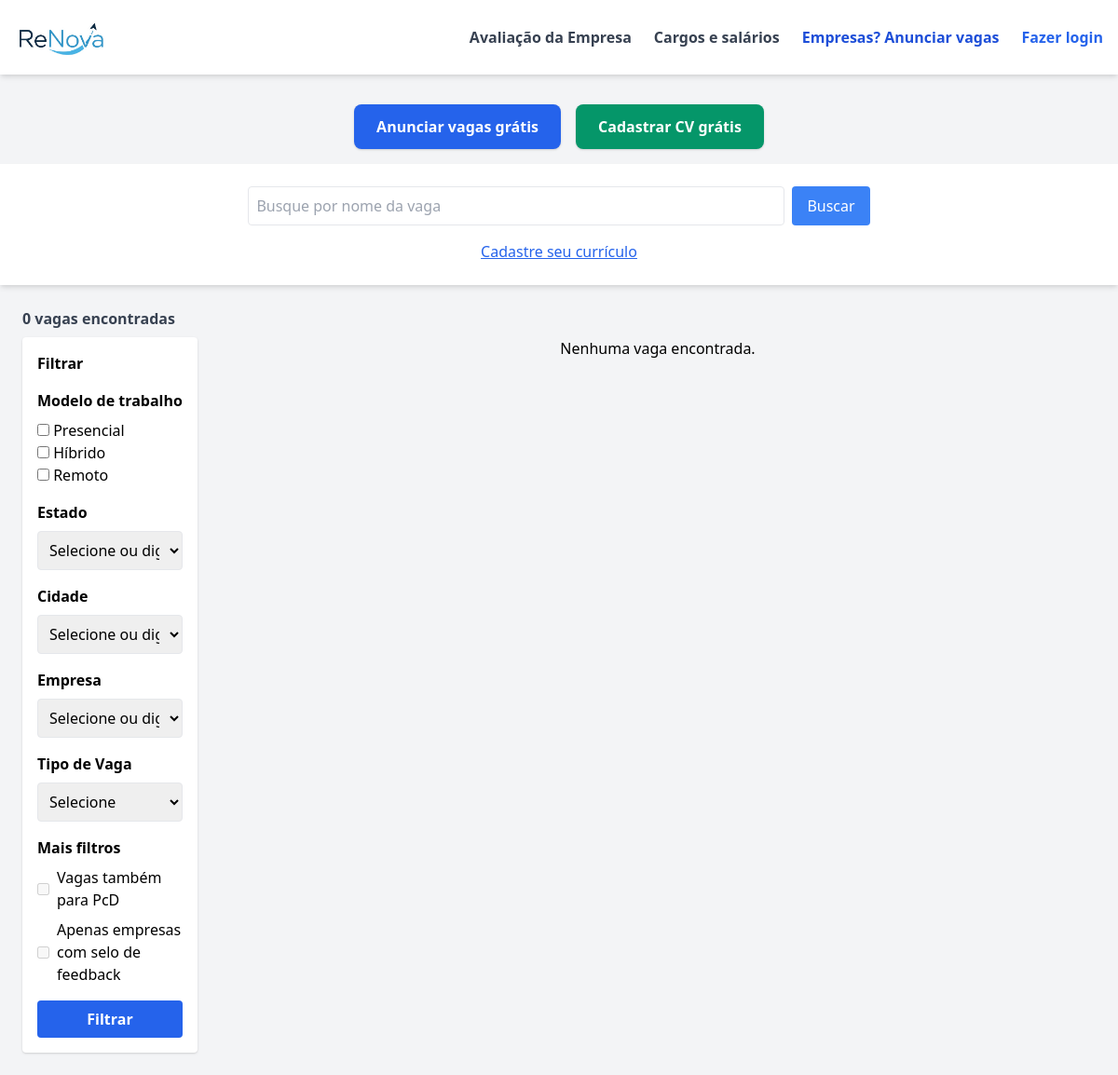
Before: / with the older database file.
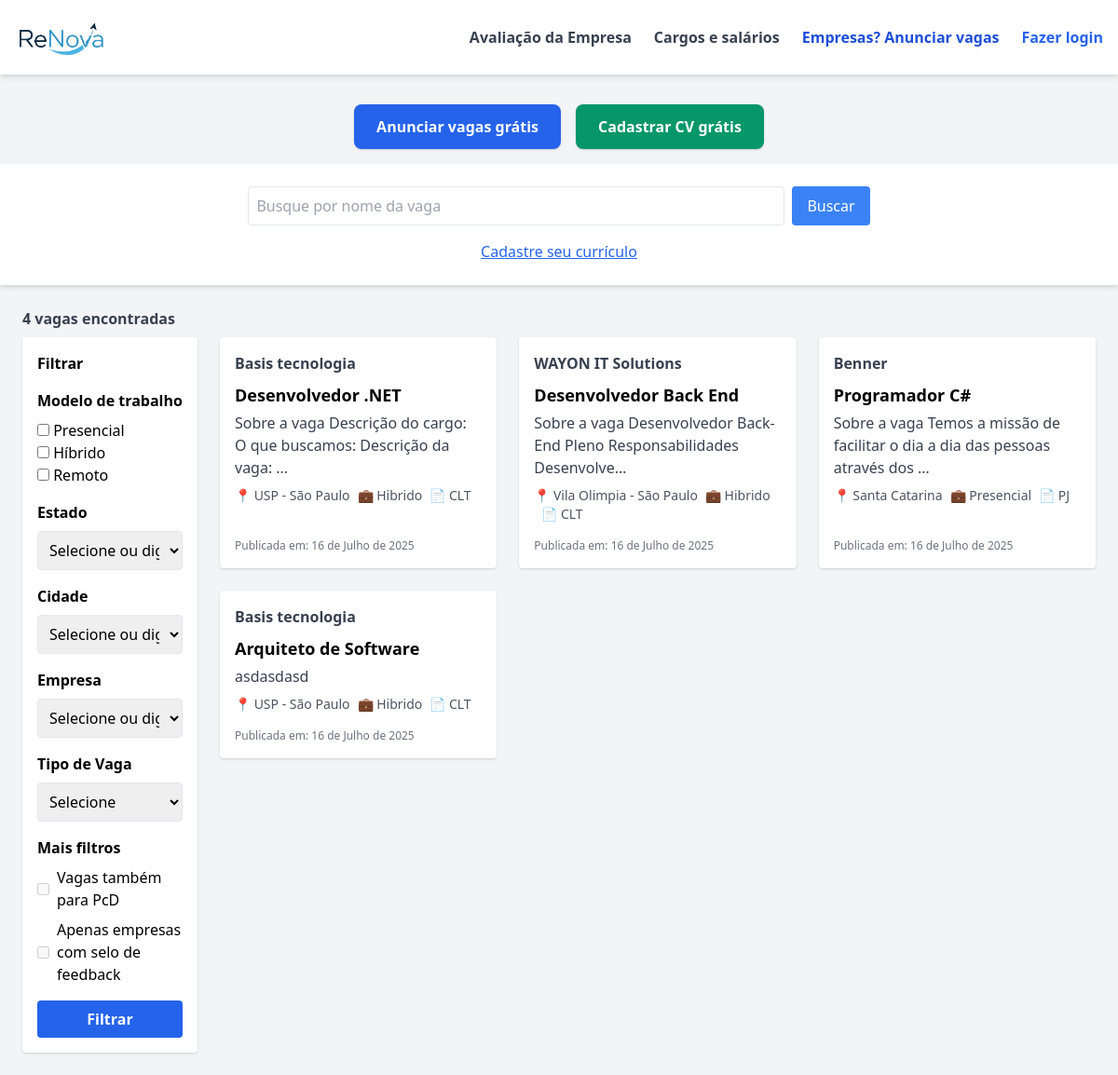
After: the same page with the newer database file.
### core/models.py (models this page shows, shortened)
class Vaga(models.Model):
    MODALIDADE_CHOICES = [
        ("Hibrido", "Híbrido"),
        ("Home Office", "Home Office"),
        ("Presencial", "Presencial"),
    ]
    CONTRATO_CHOICES = [
        ("CLT", "CLT"),
        ("Pessoa Juridica", "Pessoa Jurídica"),
    ]
    EXPERIENCIA_CHOICES = [
        ("Junior", "Júnior"),
        ("Pleno", "Pleno"),
        ("Senior", "Sênior"),
    ]
    empresa = models.ForeignKey(Empresa, on_delete=models.CASCADE, verbose_name="Empresa")
    titulo = models.CharField(max_length=255, verbose_name="Título")
    descricao = models.TextField(verbose_name="Descrição")
    requisitos = models.TextField(blank=True, null=True, verbose_name="Requisitos")
    link_aplicacao = models.URLField(blank=True, null=True, verbose_name="Link para candidatura")
    data_publicacao = models.DateField(auto_now_add=True, verbose_name="Data de publicação")
    localidade = models.CharField(max_length=100, blank=True, null=True, verbose_name="Localidade")
    modalidade = models.CharField(max_length=20, choices=MODALIDADE_CHOICES, verbose_name="Modalidade")
    tipo_contrato = models.CharField(max_length=20, choices=CONTRATO_CHOICES, verbose_name="Tipo de Contrato")
    experiencia = models.CharField(max_length=10, choices=EXPERIENCIA_CHOICES, verbose_name="Experiência", default="Junior")
    class Meta:
        verbose_name = "Vaga"
        verbose_name_plural = "Vagas"

class Empresa(models.Model):
    nome = models.CharField(max_length=255, verbose_name="Nome")
    endereco = models.CharField(max_length=255, verbose_name="Endereço")
    cidade = models.CharField(max_length=100, verbose_name="Cidade")
    estado = models.CharField(max_length=50, verbose_name="Estado")
    latitude = models.FloatField(blank=True, null=True, verbose_name="Latitude")
    longitude = models.FloatField(blank=True, null=True, verbose_name="Longitude")
    class Meta:
        verbose_name = "Empresa"
        verbose_name_plural = "Empresas"

### core/views.py (the view)
# urls.py: path('', views.index, name='index'),
def index(request):
    query = request.GET.get("q")
    modalidade = request.GET.getlist("modalidade")
    estado = request.GET.get("estado")
    cidade = request.GET.get("cidade")
    empresa_id = request.GET.get("empresa")
    tipo_vaga = request.GET.get("tipo_vaga")
    vagas = Vaga.objects.all()
    if query:
        vagas = vagas.filter(
            Q(titulo__icontains=query) |
            Q(descricao__icontains=query)
        )
    if modalidade:
        vagas = vagas.filter(modalidade__in=modalidade)
    if estado:
        vagas = vagas.filter(empresa__estado__iexact=estado)
    if cidade:
        vagas = vagas.filter(empresa__cidade__iexact=cidade)
    if empresa_id:
        vagas = vagas.filter(empresa__id=empresa_id)
    if tipo_vaga:
        vagas = vagas.filter(tipo_contrato__iexact=tipo_vaga)
    estados = Vaga.objects.values_list('empresa__estado', flat=True).distinct()
    cidades = Vaga.objects.values_list('empresa__cidade', flat=True).distinct()
    empresas = Vaga.objects.values('empresa__id', 'empresa__nome').distinct()
    tipos_vaga = Vaga.objects.values_list('tipo_contrato', flat=True).distinct()
    context = {
        "vagas": vagas,
        "estados": estados,
        "cidades": cidades,
        "empresas": empresas,
        "tipos_vaga": tipos_vaga,
        "filtros": {
            "modalidade": modalidade,
            "estado": estado,
            "cidade": cidade,
            "empresa_id": empresa_id,
            "tipo_vaga": tipo_vaga,
            "q": query,
        }
    }
    return render(request, "core/index.html", context)

### core/templates/core/index.html (shortened to what this page needs)
<!DOCTYPE html>
<html>
<head>
    <link href="https://cdn.jsdelivr.net/npm/tailwindcss@2.2.19/dist/tailwind.min.css" rel="stylesheet">
</head>
<body class="bg-gray-100">
    {% load static %}
    <header class="flex items-center justify-between p-4 bg-white shadow-md">
        <div class="flex items-center">
            <img src="{% static 'core/LogoReNova.png' %}" alt="Logo ReNova" class="h-12 w-auto">
        </div>
        <nav class="flex items-center gap-6">
            <a href="#" class="text-gray-700 font-semibold hover:text-blue-600 transition">Avaliação da Empresa</a>
            <a href="#" class="text-gray-700 font-semibold hover:text-blue-600 transition">Cargos e salários</a>
            <a href="{% url 'anunciar_vaga' %}" class="text-blue-700 font-semibold hover:underline">Empresas? Anunciar vagas</a>
            <a href="{% url 'login' %}" class="text-blue-600 font-semibold hover:underline">Fazer login</a>
        </nav>
    </header>
    <div class="flex justify-center gap-4 mt-8">
        <a href="{% url 'anunciar_vaga' %}" class="bg-blue-600 hover:bg-blue-700 text-white font-bold py-3 px-6 rounded-lg shadow transition">
            Anunciar vagas grátis
        </a>
        <a href="{% url 'cadastrar_curriculo' %}" class="bg-green-600 hover:bg-green-700 text-white font-bold py-3 px-6 rounded-lg shadow transition">
            Cadastrar CV grátis
        </a>
    </div>
    <div class="p-6 bg-white shadow-md mt-4">
        <form method="get" action="" class="flex justify-center">
            <input type="text" name="q" value="{{ filtros.q|default:'' }}" placeholder="Busque por nome da vaga" class="border p-2 rounded w-1/2">
            <button type="submit" class="ml-2 bg-blue-500 text-white px-4 py-2 rounded">Buscar</button>
        </form>
        <div class="mt-4 text-center">
            <a href="{% url 'cadastrar_curriculo' %}" class="text-blue-600 underline">Cadastre seu currículo</a>
        </div>
    </div>
    <div class="px-6 pt-6 pb-2 font-semibold text-gray-700">
        {{ vagas|length }} vagas encontradas
    </div>
    <div class="flex px-6">
        <aside class="w-full md:w-1/4 lg:w-1/5 mr-6">
            <form method="get" action="">
                <div class="bg-white p-4 shadow rounded mb-6">
                    <h3 class="font-bold mb-4">Filtrar</h3>
                    <div class="mb-4">
                        <label class="block font-semibold mb-2">Modelo de trabalho</label>
                        <div>
                            <label class="block"><input type="checkbox" name="modalidade" value="Presencial" {% if 'Presencial' in filtros.modalidade %}checked{% endif %}> Presencial</label>
                            <label class="block"><input type="checkbox" name="modalidade" value="Hibrido" {% if 'Hibrido' in filtros.modalidade %}checked{% endif %}> Híbrido</label>
                            <label class="block"><input type="checkbox" name="modalidade" value="Home Office" {% if 'Home Office' in filtros.modalidade %}checked{% endif %}> Remoto</label>
                        </div>
                    </div>
                    <div class="mb-4">
                        <label class="block font-semibold mb-2">Estado</label>
                        <select name="estado" class="w-full border rounded p-2">
                            <option value="">Selecione ou digite</option>
                        </select>
                    </div>
                    <div class="mb-4">
                        <label class="block font-semibold mb-2">Cidade</label>
                        <select name="cidade" class="w-full border rounded p-2">
                            <option value="">Selecione ou digite</option>
                        </select>
                    </div>
                    <div class="mb-4">
                        <label class="block font-semibold mb-2">Empresa</label>
                        <select name="empresa" class="w-full border rounded p-2">
                            <option value="">Selecione ou digite</option>
                        </select>
                    </div>
                    <div class="mb-4">
                        <label class="block font-semibold mb-2">Tipo de Vaga</label>
                        <select name="tipo_vaga" class="w-full border rounded p-2">
                            <option value="">Selecione</option>
                        </select>
                    </div>
                    <div class="mb-4">
                        <label class="block font-semibold mb-2">Mais filtros</label>
                        <div class="flex items-center mb-2">
                            <input type="checkbox" id="pcd" class="mr-2" disabled>
                            <label for="pcd">Vagas também para PcD</label>
                        </div>
                        <div class="flex items-center">
                            <input type="checkbox" id="feedback" class="mr-2" disabled>
                            <label for="feedback">Apenas empresas com selo de feedback</label>
                        </div>
                    </div>
                    <button type="submit" class="w-full bg-blue-600 hover:bg-blue-700 text-white font-bold py-2 px-4 rounded">Filtrar</button>
                </div>
            </form>
        </aside>
        <section class="w-full">
            <div class="grid grid-cols-1 md:grid-cols-2 lg:grid-cols-3 gap-6">
                {% for vaga in vagas %}
                <div class="bg-white p-4 shadow rounded flex flex-col justify-between">
                    <div>
                        <div class="flex items-center mb-2">
                            <span class="font-bold text-gray-700 mr-2">{{ vaga.empresa.nome }}</span>
                        </div>
                        <h3 class="font-bold text-lg mb-1">{{ vaga.titulo }}</h3>
                        <p class="text-gray-700 mb-2">{{ vaga.descricao|truncatechars:80 }}</p>
                        <div class="flex flex-wrap text-sm text-gray-600 space-x-2 mb-2">
                            <span>📍 {{ vaga.localidade }}</span>
                            <span>💼 {{ vaga.modalidade }}</span>
                            <span>📄 {{ vaga.tipo_contrato }}</span>
                        </div>
                    </div>
                    <div class="text-xs text-gray-500 mt-2">
                        Publicada em: {{ vaga.data_publicacao }}
                    </div>
                </div>
                {% empty %}
                <p class="col-span-3 text-center">Nenhuma vaga encontrada.</p>
                {% endfor %}
            </div>
        </section>
    </div>
</body>
</html>

Changed rows visible on the page:
added Vaga: empresa.nome "Basis tecnologia", titulo "Desenvolvedor .NET", descricao "Sobre a vaga Descrição do cargo: O que buscamos: Descrição da vaga: …", localidade "USP - São Paulo", modalidade "Hibrido", tipo_contrato "CLT", data_publicacao "16 de Julho de 2025"
added Vaga: empresa.nome "WAYON IT Solutions", titulo "Desenvolvedor Back End", descricao "Sobre a vaga Desenvolvedor Back-End Pleno Responsabilidades Desenvolve…", localidade "Vila Olimpia - São Paulo", modalidade "Hibrido", tipo_contrato "CLT", data_publicacao "16 de Julho de 2025"
added Vaga: empresa.nome "Benner", titulo "Programador C#", descricao "Sobre a vaga Temos a missão de facilitar o dia a dia das pessoas através dos …", localidade "Santa Catarina", modalidade "Presencial", tipo_contrato "PJ", data_publicacao "16 de Julho de 2025"
added Vaga: empresa.nome "Basis tecnologia", titulo "Arquiteto de Software", descricao "asdasdasd", localidade "USP - São Paulo", modalidade "Hibrido", tipo_contrato "CLT", data_publicacao "16 de Julho de 2025"
Other visible differences:
{{ vagas|length }}: "0" → "4"
text no longer shown: "Nenhuma vaga encontrada."
